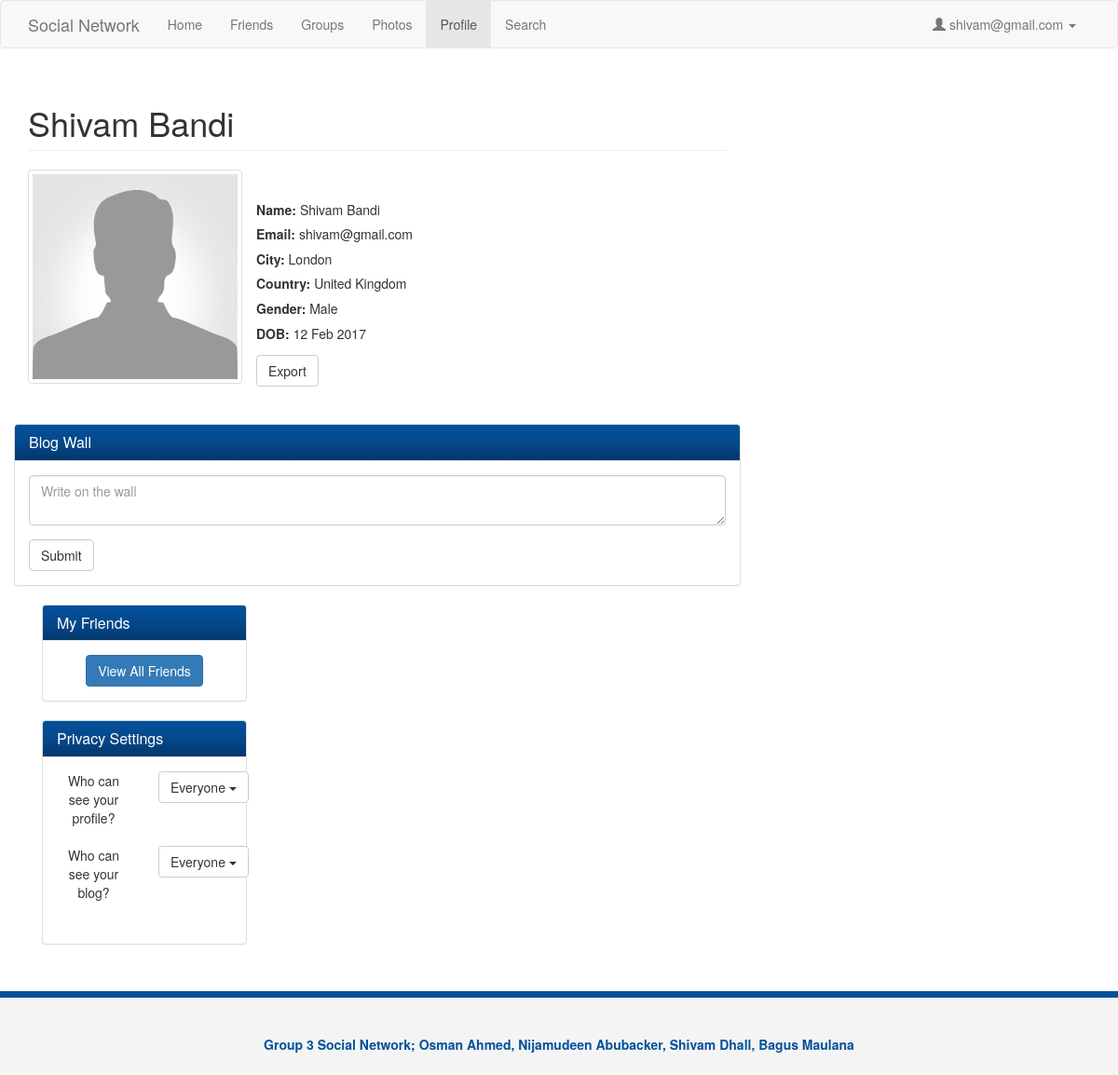
The app's page /profile.php (signed in), older data.
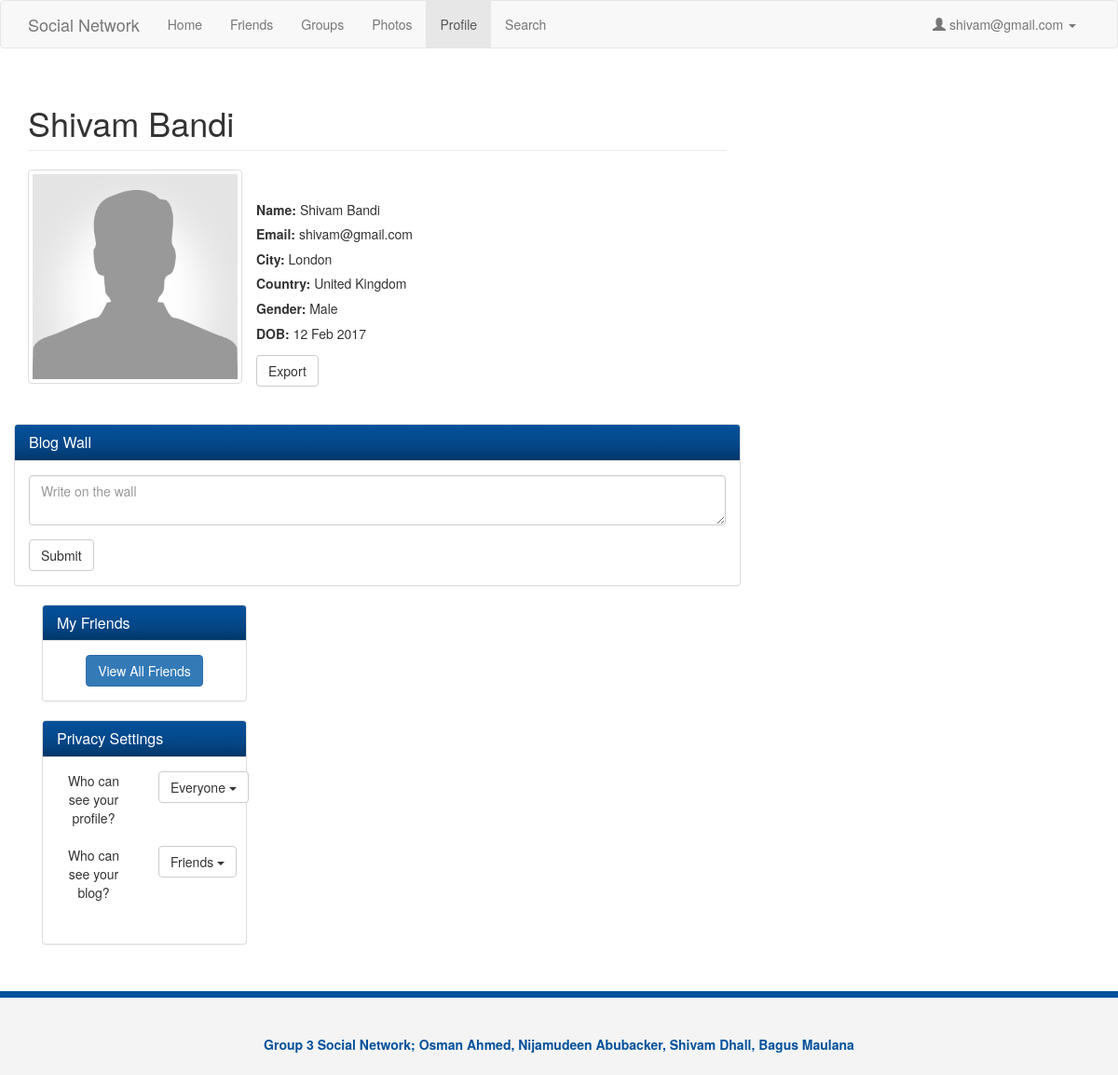
The same page, newer data.
### tables this page shows
CREATE TABLE IF NOT EXISTS `personalinfo` (
  `userID` int(11) NOT NULL,
  `firstName` varchar(240) NOT NULL,
  `surname` varchar(240) NOT NULL,
  `gender` varchar(240) NOT NULL,
  `birthday` date NOT NULL,
  `city` varchar(40) NOT NULL,
  `country` varchar(40) NOT NULL,
  UNIQUE KEY `userID_2` (`userID`),
  KEY `userID` (`userID`)
);

CREATE TABLE IF NOT EXISTS `users` (
  `userID` int(11) NOT NULL AUTO_INCREMENT,
  `email` varchar(240) NOT NULL,
  `password` varchar(240) NOT NULL,
  `securityQuestion` varchar(240) NOT NULL,
  `securityAnswer` varchar(240) NOT NULL,
  PRIMARY KEY (`userID`),
  UNIQUE KEY `userID` (`userID`),
  KEY `userID_2` (`userID`),
  KEY `userID_3` (`userID`),
  KEY `userID_4` (`userID`)
);

CREATE TABLE IF NOT EXISTS `securitysettings` (
  `userID` int(11) NOT NULL,
  `whoCanSeeBlog` tinyint(1) NOT NULL,
  `whoCanSeeProfile` tinyint(1) NOT NULL,
  `whoCanSendFriendRequests` tinyint(1) NOT NULL,
  `visibleName` tinyint(1) NOT NULL,
  `visiblePersonalInfo` tinyint(1) NOT NULL,
  UNIQUE KEY `userID` (`userID`)
);

### profile.php (the view, shortened to what this page needs)
<?php
$userId = $_SESSION['user'];
$query  = "SELECT personalinfo.*, users.email FROM personalinfo, users WHERE personalinfo.userID='$userId' AND users.userID = '$userId'";
$res = mysql_query($query) or die(mysql_error());
$userRow = mysql_fetch_array($res);
?>
<!DOCTYPE html>
<html lang="en">
  <head>
    <link href="css/bootstrap.css" rel="stylesheet">
    <link href="css/style.css" rel="stylesheet">
    <link href="css/font-awesome.css" rel="stylesheet">
  </head>
  <body>
    <nav class="navbar navbar-default">
      <div class="container">
        <div class="navbar-header">
        <a class="navbar-brand" href="#">Social Network</a>
        </div>
        <div id="navbar" class="collapse navbar-collapse">
          <ul class="nav navbar-nav">
            <li><a href="index.php">Home</a></li>
            <li><a href="friends.php">Friends</a></li>
            <li><a href="groups.php">Groups</a></li>
            <li><a href="photos.php">Photos</a></li>
            <li class="active"><a href="profile.php">Profile</a></li>
            <li><a href="search.php">Search</a></li>
          </ul>
            <ul class="nav navbar-nav navbar-right">
                <li class="dropdown">
                  <a href="#" class="dropdown-toggle" data-toggle="dropdown" role="button" aria-haspopup="true" aria-expanded="false">
                  <span class="glyphicon glyphicon-user"></span>&nbsp;<?php
echo $userRow['email'];
?>&nbsp;<span class="caret"></span></a>
                </li>
            </ul>
        </div>
      </div>
    </nav>
    <section>
      <div class="container">
        <div class="row">
          <div class="col-md-8">
            <div class="profile">
              <h1 class="page-header"><?php
echo $userRow['firstName'] . " " . $userRow['surname'];
?></h1>
              <div class="row">
                <div class="col-md-4">
                  <img src="img/user.png" class="img-thumbnail" alt="">
                </div>
                  <ul>
                    <li><strong>Name: </strong><?php
echo $userRow['firstName'] . " " . $userRow['surname'];
?></li>
                    <li><strong>Email: </strong><?php
echo $userRow['email'];
?></li>
                    <li><strong>City: </strong><?php
echo $userRow['city'];
?></li>
                    <li><strong>Country: </strong><?php
echo $userRow['country'];
?></li>
                    <li><strong>Gender: </strong><?php
echo $userRow['gender'];
?></li>
                    <li><strong>DOB: </strong><?php
$myDateTime = DateTime::createFromFormat('Y-m-d', $userRow['birthday']);
echo $myDateTime->format('d M Y');
?></li>
                  </ul>
                  <div >
                  <form method="POST" action=''>
<button type="submit" name="export" class="btn btn-default">Export</button>
</form>
                <div class="col-md-8">
                </div>
              </div><br><br>
              <div class="row">
                <div class="col-md-12">
                  <div class="panel panel-default">
                    <div class="panel-heading">
                      <h3 class="panel-title">Blog Wall</h3>
                    </div>
                    <div class="panel-body">
                      <form>
                        <div class="form-group">
                          <textarea class="form-control" placeholder="Write on the wall"></textarea>
                        </div>
                        <button type="submit" class="btn btn-default">Submit</button>
                      </form>
                    </div>
                  </div>
                </div>
              </div>
            </div>
          </div>
          <div class="col-md-4">
            <div class="panel panel-default friends">
              <div class="panel-heading">
                <h3 class="panel-title">My Friends</h3>
              </div>
              <div class="panel-body">
                <div style="text-align:center">
                  <a  class="btn btn-primary" href="friends.php">View All Friends</a>
                </div>
              </div>
            </div>
              <div class="panel panel-default friends">
              <div class="panel-heading">
                <h3 class="panel-title">Privacy Settings</h3>
              </div>
              <?php
$res                   = mysql_query("SELECT * FROM securitysettings WHERE userID=" . $_SESSION['user']);
$userRow               = mysql_fetch_array($res);
$whoCanSeeBlogValue    = $userRow['whoCanSeeBlog'];
$whoCanSeeProfileValue = $userRow['whoCanSeeProfile'];
$whoCanSeeOptions      = array(
    "Everyone",
    "Friends",
    "Only Me"
);
$whoCanSeeBlogText    = $whoCanSeeOptions[$whoCanSeeBlogValue];
$whoCanSeeProfileText = $whoCanSeeOptions[$whoCanSeeProfileValue];
?>
              <div class="panel-body">
                <div style="text-align:center">
                    <div class="row member-row">
                        <div class="col-md-6">
                            <div>Who can see your profile?</div>
                        </div>
                        <div class="col-md-3">
                            <div class="dropdown">
                              <button class="btn btn-default dropdown-toggle" style="display:inline-block;" type="button" data-toggle="dropdown"><?php
echo $whoCanSeeProfileText;
?>
                              <span class="caret"></span></button>
                            </div>
                        </div>
                    </div>
                    <br>
                    <div class="row member-row">
                        <div class="col-md-6">
                            <div>Who can see your blog?</div>
                        </div>
                        <div class="col-md-3">
                            <div class="dropdown">
                              <button class="btn btn-default dropdown-toggle" style="display:inline-block;" type="button" data-toggle="dropdown"><?php
echo $whoCanSeeBlogText;
?>
                              <span class="caret"></span></button>
                            </div>
                        </div>
                    </div>
                </div>
              </div>
              <div class="panel-body">
              </div>
            </div>
            </div>
        </div>
      </div>
    </section>
    <footer>
      <div class="container">
        <p>Group 3 Social Network; Osman Ahmed, Nijamudeen Abubacker, Shivam Dhall, Bagus Maulana</p>
      </div>
    </footer>
  </body>
</html>

### css/style.css (style rules this page uses)
.panel-heading { background-image: linear-gradient(#04519b, #044687 60%, #033769); color: #fff !important; }
.profile ul { margin-top: 30px; }
.profile li { list-style: none; line-height: 1.9em; }
footer { background: #f4f4f4; height: 90px; color: #04519b; font-weight: bold; text-align: center; padding-top: 40px; margin-top: 30px; border-top: 7px solid #04519b; }

Row changes from the older to the newer data that the page shows:
changed securitysettings "Everyone": whoCanSeeBlog "Everyone" → "Friends"
